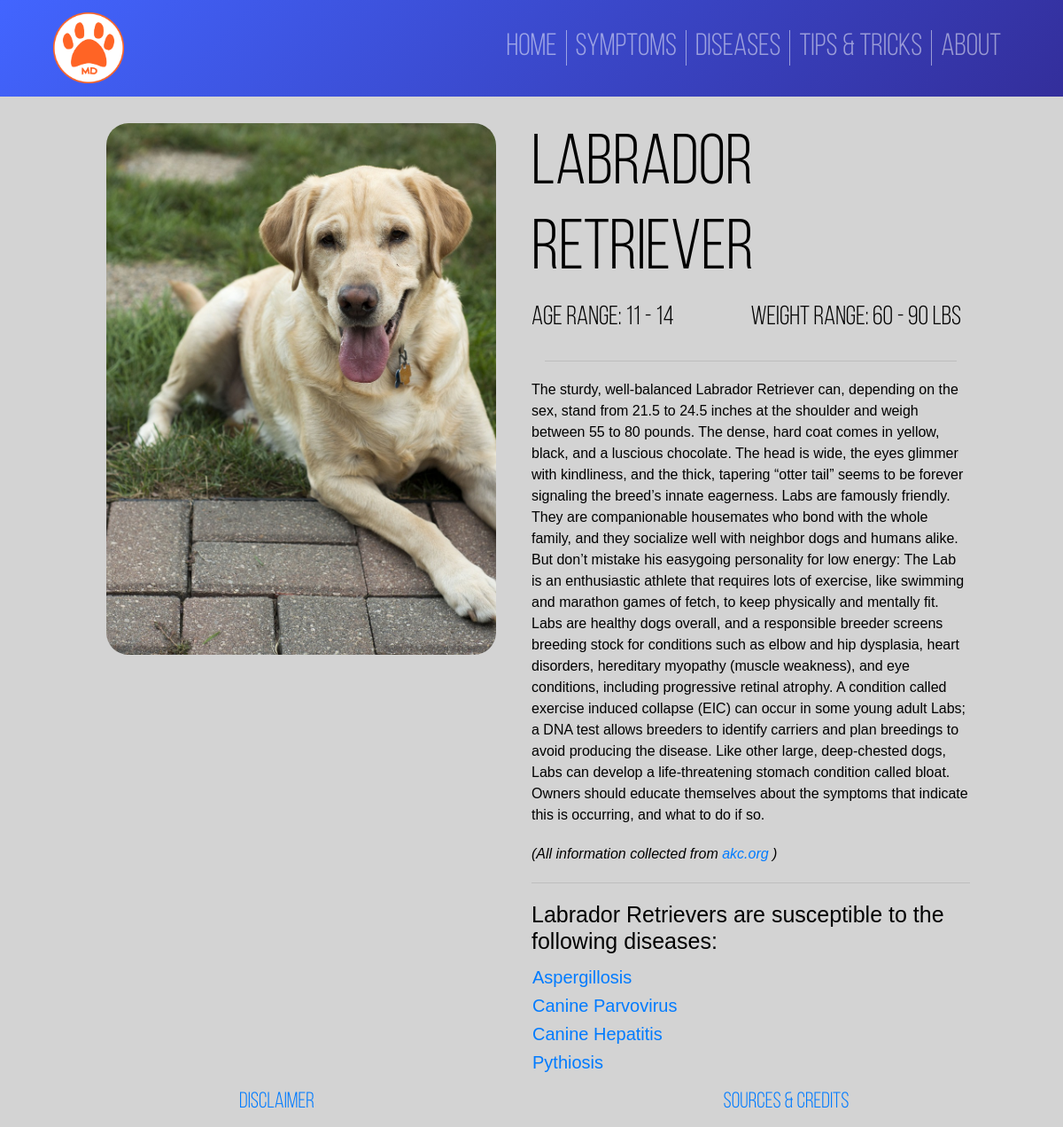
The app's page /ActualPages/Breed.php?breed_id=19 with its own data.
### tables this page shows
CREATE TABLE `breeds` (
  `Bre_id` int(11) DEFAULT NULL,
  `Bre_name` varchar(50) DEFAULT NULL,
  `Bre_code` char(3) DEFAULT NULL,
  `image` text,
  `age` int(11) DEFAULT NULL,
  `weight` float DEFAULT NULL,
  `description` text
);

### ActualPages/Breed.php (the view, shortened to what this page needs)
<!DOCTYPE html>
<html lang="en">
<head>
    <?php
        include("../Master/Header.php");
        include("../Master/Connection.php");
    ?>
    <?php
        $breed_id = $_GET['breed_id'];
        $getBreedInfo = $conn->prepare("SELECT * FROM Breeds WHERE Bre_id=?");
        $getBreedInfo->bind_param("i", $breed_id);
        $getBreedInfo->execute();
        $result = $getBreedInfo->get_result();
        while($row = $result->fetch_assoc()){
            $name = $row["Bre_name"];
            $imgSrc = $row["image"];
            $age = $row["age"];
            $weight = $row["weight"];
            $description = $row["description"];
        }
        $getConnect_BD = $conn->prepare("SELECT Dis_name, connect_bd.Dis_id FROM connect_bd JOIN diseases on diseases.dis_id = connect_bd.dis_id and Bre_id = ?");
        $getConnect_BD->bind_param("i", $breed_id);
        $getConnect_BD->execute();
        $connect_bd = $getConnect_BD->get_result();
    ?>
</head>
<body>
    <div class="page-container">
        <br>
        <div class="row" id="top">
            <div class="col-lg-6" id="image_container">
                <img id="image" src="..<?php echo $imgSrc; ?>">
            </div>
            <div class="col-lg-6">
                <div class="row" id="divName"><h1 id="name"><?php echo $name; ?></h1></div>
                <div class="row" id="ageweight">
                    <div class="col-lg-6 p-0"><h3 id="age">Age range: <?php echo $age-2, ' - ', $age+1; ?></h3></div>
                    <div class="col-lg-6 p-0"><h3 id="weight">Weight range: <?php echo $weight-($weight*0.2), ' - ', $weight+($weight*0.2); ?> lbs</h3></div>
                </div>
                <hr>
                <div class="row">
                    <p id="description"><?php echo $description; ?></p>
                    <i id="description">(All information collected from <a href="https://www.akc.org" target="_blank"> akc.org </a>)</i>
                </div>
                <div class="row">
                    <div>
                        <?php
                            if($connect_bd->num_rows > 0)
                            {
                                echo '<hr><h5 class="disease_row">'.$name.'s are susceptible to the following diseases:</h5>';
                            }
                        ?>
                    </div>
                </div>
                <div class="row">
                    <table>
                    <?php
                        while($row = $connect_bd->fetch_assoc())
                        {
                            $dis_name = $row["Dis_name"];
                            $dis_id = $row["Dis_id"];
                            echo '<tr><td><a class="disease_row" href="disease?disease_id='.$dis_id.'">'.$dis_name.'</a></td></tr>';
                        }
                    ?>
                    </table>
                </div>
            </div>
        </div>
    </div>
    <?php include("../Master/Footer.php");?>
</body>
</html>

### CSS/Main.css (style rules this page uses)
:root { font-size: 20px; font-family: 'Bebas Neue'; --text-primary: #000000; --text-secondary: #FF6425; --bg-primary: linear-gradient(to bottom right, #ffae00, rgb(255, 0, 179)); --primary: #FF6425; }
body { color: var(--text-primary); font-family: "Bebas Neue Book"; background-color: lightgray; }
.page-container { position: relative; height: 100%; }

### ActualPages/Breed.php (style rules this page uses)
.page-container { margin-left: 10vw; margin-right:10vw; }
#image_container { position:relative; height: 30rem; width:10rem; text-align:right; overflow:hidden; padding-right:2rem; }
#image { height:100%; width:100%; border-radius: 25px; object-fit:cover; }
#divName, #name { color:black; font-size:4rem; }
#age { color:black; font-size:1.5rem; }
#weight { color:black; font-size:1.5rem; }
#description { color:black; font-family: 'Lucida Sans', 'Lucida Sans Regular', 'Lucida Grande', 'Lucida Sans Unicode', Geneva, Verdana, sans-serif; font-size:.8rem; }
.disease_row { display:block; font-family: 'Lucida Sans', 'Lucida Sans Regular', 'Lucida Grande', 'Lucida Sans Unicode', Geneva, Verdana, sans-serif; }

### records on screen
breeds: image (picture), Bre_name "Labrador Retriever", $age-2 "11", $age+1 "14", $weight-($weight*0.2) "60", $weight+($weight*0.2) "90", description "The sturdy, well-balanced Labrador Retriever can, depending on the sex, stand from 21.5 to 24.5 inches at the shoulder and weigh between 55 to 80 pounds. The dense, hard coat comes in yellow, black, and a luscious chocolate. The head is wide, the eyes glimmer with kindliness, and the thick, tapering “otter tail” seems to be forever signaling the breed’s innate eagerness. Labs are famously friendly. They are companionable housemates who bond with the whole family, and they socialize well with neighbor dogs and humans alike. But don’t mistake his easygoing personality for low energy: The Lab is an enthusiastic athlete that requires lots of exercise, like swimming and marathon games of fetch,…"

### other values on screen
$dis_name "Aspergillosis"
$dis_name "Canine Parvovirus"
$dis_name "Canine Hepatitis"
$dis_name "Pythiosis"
